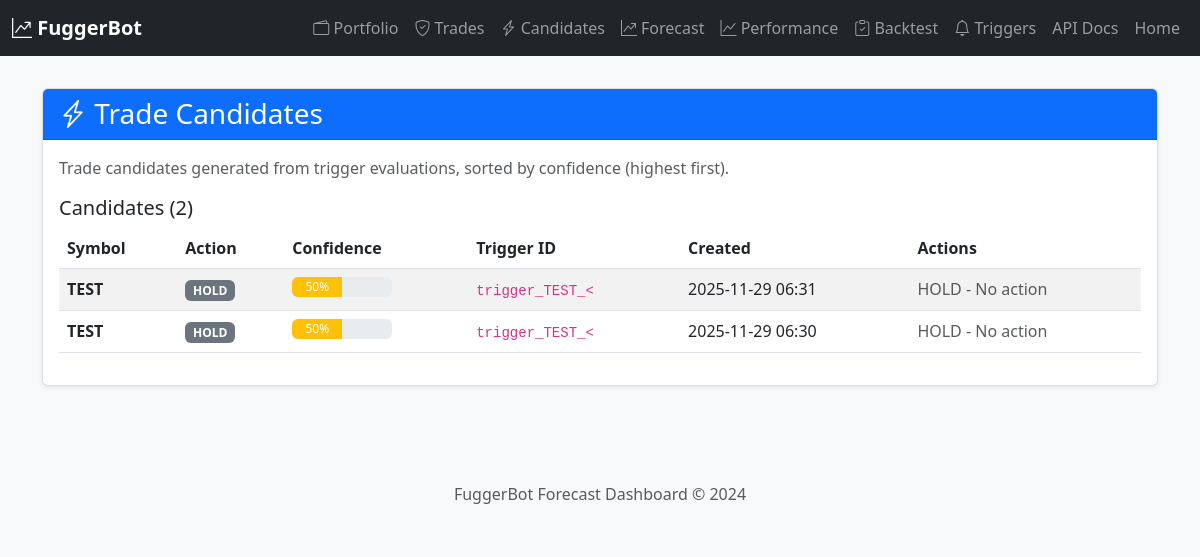
The page /candidates on the database its author committed.
### persistence/models_triggers.py (models this page shows)
class TradeCandidate(Base):
    __tablename__ = "trade_candidates"
    id = Column(Integer, primary_key=True)
    trigger_result_id = Column(Integer, ForeignKey("trigger_results.id"), nullable=False, index=True)
    trigger_id = Column(String, nullable=False, index=True)  # ID of the trigger that generated this candidate
    symbol = Column(String, nullable=False, index=True)
    action = Column(String, nullable=False)  # "BUY", "SELL", "HOLD"
    confidence = Column(Float, nullable=False)  # Confidence score (0.0 to 1.0)
    created_at = Column(DateTime, default=datetime.utcnow, nullable=False, index=True)
    candidate_metadata = Column(Text, nullable=True)  # JSON string for additional data
    trigger_result = relationship("TriggerResult", back_populates="trade_candidates")

### api/candidates.py (the view)
@dashboard_router.get("/candidates", response_class=HTMLResponse)
async def candidates_dashboard(request: Request):
    try:
        with SessionLocal() as session:
            candidate_repo = TradeCandidateRepository(session)
            candidates = candidate_repo.list_recent(limit=100)
            candidates_data = []
            for candidate in candidates:
                candidates_data.append({
                    "id": candidate.id,
                    "symbol": candidate.symbol,
                    "action": candidate.action,
                    "confidence": candidate.confidence,
                    "trigger_id": candidate.trigger_id,
                    "created_at": candidate.created_at,
                    "metadata": candidate.candidate_metadata,
                })
            context = {
                "candidates": candidates_data,
                "candidates_count": len(candidates_data),
            }
            return render_template("candidates.html", context)
    except Exception as e:
        logger.error(f"Error rendering candidates dashboard: {e}", exc_info=True)
        context = {
            "candidates": [],
            "candidates_count": 0,
            "error_message": f"Error loading candidates: {str(e)}"
        }
        return render_template("candidates.html", context)

### ui/templates/candidates.html (shortened to what this page needs)
{% extends "base.html" %}
{% block content %}
<div class="row">
    <div class="col-lg-12 mx-auto">
        <div class="card mb-4">
            <div class="card-header bg-primary text-white">
                <h3 class="mb-0"><i class="bi bi-lightning-charge"></i> Trade Candidates</h3>
            </div>
            <div class="card-body">
                <p class="text-muted">
                    Trade candidates generated from trigger evaluations, sorted by confidence (highest first).
                </p>
                <h5>Candidates ({{ candidates_count }})</h5>
                {% if candidates %}
                <div class="table-responsive">
                    <table class="table table-striped table-hover">
                        <thead>
                            <tr>
                                <th>Symbol</th>
                                <th>Action</th>
                                <th>Confidence</th>
                                <th>Trigger ID</th>
                                <th>Created</th>
                                <th>Actions</th>
                            </tr>
                        </thead>
                        <tbody>
                            {% for candidate in candidates %}
                            <tr id="candidate-row-{{ candidate.id }}">
                                <td><strong>{{ candidate.symbol }}</strong></td>
                                <td>
                                    {% if candidate.action == "BUY" %}
                                        <span class="badge bg-success">{{ candidate.action }}</span>
                                    {% elif candidate.action == "SELL" %}
                                        <span class="badge bg-danger">{{ candidate.action }}</span>
                                    {% else %}
                                        <span class="badge bg-secondary">{{ candidate.action }}</span>
                                    {% endif %}
                                </td>
                                <td>
                                    <div class="progress" style="width: 100px; height: 20px;">
                                        <div class="progress-bar
                                            {% if candidate.confidence >= 0.7 %}bg-success
                                            {% elif candidate.confidence >= 0.5 %}bg-warning
                                            {% else %}bg-danger{% endif %}"
                                            role="progressbar"
                                            style="width: {{ (candidate.confidence * 100)|int }}%"
                                            aria-valuenow="{{ candidate.confidence }}"
                                            aria-valuemin="0"
                                            aria-valuemax="1">
                                            {{ "%.0f"|format(candidate.confidence * 100) }}%
                                        </div>
                                    </div>
                                </td>
                                <td><code>{{ candidate.trigger_id }}</code></td>
                                <td>{{ candidate.created_at.strftime('%Y-%m-%d %H:%M') if candidate.created_at else 'N/A' }}</td>
                                <td>
                                    {% if candidate.action != "HOLD" %}
                                    <form hx-post="/candidates/{{ candidate.id }}/promote"
                                          hx-target="#candidate-row-{{ candidate.id }}"
                                          hx-swap="outerHTML"
                                          class="d-inline">
                                        <button type="submit" class="btn btn-sm btn-primary">
                                            <i class="bi bi-arrow-up-circle"></i> Promote to Pending Trade
                                        </button>
                                    </form>
                                    {% else %}
                                    <span class="text-muted">HOLD - No action</span>
                                    {% endif %}
                                </td>
                            </tr>
                            {% endfor %}
                        </tbody>
                    </table>
                </div>
                {% else %}
                <div class="alert alert-info" role="alert">
                    <i class="bi bi-info-circle"></i> No trade candidates found.
                    Run the trigger evaluator to generate candidates from fired triggers.
                </div>
                {% endif %}
            </div>
        </div>
    </div>
</div>
{% endblock %}

### ui/templates/base.html (shortened to what this page needs)
<!DOCTYPE html>
<html lang="en">
<head>
    <link href="https://cdn.jsdelivr.net/npm/bootstrap@5.3.0/dist/css/bootstrap.min.css" rel="stylesheet">
    <link href="https://cdn.jsdelivr.net/npm/bootstrap-icons@1.10.0/font/bootstrap-icons.css" rel="stylesheet">
</head>
<body>
    <nav class="navbar navbar-expand-lg navbar-dark bg-dark">
        <div class="container-fluid">
            <a class="navbar-brand" href="/">
                <i class="bi bi-graph-up-arrow"></i> FuggerBot
            </a>
            <div class="collapse navbar-collapse" id="navbarNav">
                <ul class="navbar-nav ms-auto">
                    <li class="nav-item">
                        <a class="nav-link" href="/portfolio">
                            <i class="bi bi-wallet2"></i> Portfolio
                        </a>
                    </li>
                    <li class="nav-item">
                        <a class="nav-link" href="/trades">
                            <i class="bi bi-shield-check"></i> Trades
                        </a>
                    </li>
                    <li class="nav-item">
                        <a class="nav-link" href="/candidates">
                            <i class="bi bi-lightning-charge"></i> Candidates
                        </a>
                    </li>
                    <li class="nav-item">
                        <a class="nav-link" href="/forecast">
                            <i class="bi bi-graph-up-arrow"></i> Forecast
                        </a>
                    </li>
                    <li class="nav-item">
                        <a class="nav-link" href="/forecast/performance">
                            <i class="bi bi-graph-up"></i> Performance
                        </a>
                    </li>
                    <li class="nav-item">
                        <a class="nav-link" href="/backtest">
                            <i class="bi bi-clipboard-check"></i> Backtest
                        </a>
                    </li>
                    <li class="nav-item">
                        <a class="nav-link" href="/triggers">
                            <i class="bi bi-bell"></i> Triggers
                        </a>
                    </li>
                    <li class="nav-item">
                        <a class="nav-link" href="/docs">API Docs</a>
                    </li>
                    <li class="nav-item">
                        <a class="nav-link" href="/">Home</a>
                    </li>
                </ul>
            </div>
        </div>
    </nav>
    <div class="container main-content">
        {% block content %}{% endblock %}
    </div>
    <footer class="mt-5 py-4 bg-light text-center">
        <div class="container">
            <p class="text-muted mb-0">FuggerBot Forecast Dashboard &copy; 2024</p>
        </div>
    </footer>
</body>
</html>

### ui/templates/base.html (style rules this page uses)
body { background-color: #f8f9fa; }
.navbar-brand { font-weight: bold; }
.main-content { margin-top: 2rem; }
.card { box-shadow: 0 0.125rem 0.25rem rgba(0, 0, 0, 0.075); border: 1px solid rgba(0, 0, 0, 0.125); }

### rows shown on the page
TradeCandidate: symbol "TEST", action "HOLD", candidate.confidence*100 "50", trigger_id "trigger_TEST_<", created_at "2025-11-29 06:31", shows "HOLD - No action"
TradeCandidate: symbol "TEST", action "HOLD", candidate.confidence*100 "50", trigger_id "trigger_TEST_<", created_at "2025-11-29 06:30", shows "HOLD - No action"

### other values the page prints
{{ candidates_count }} "2"
